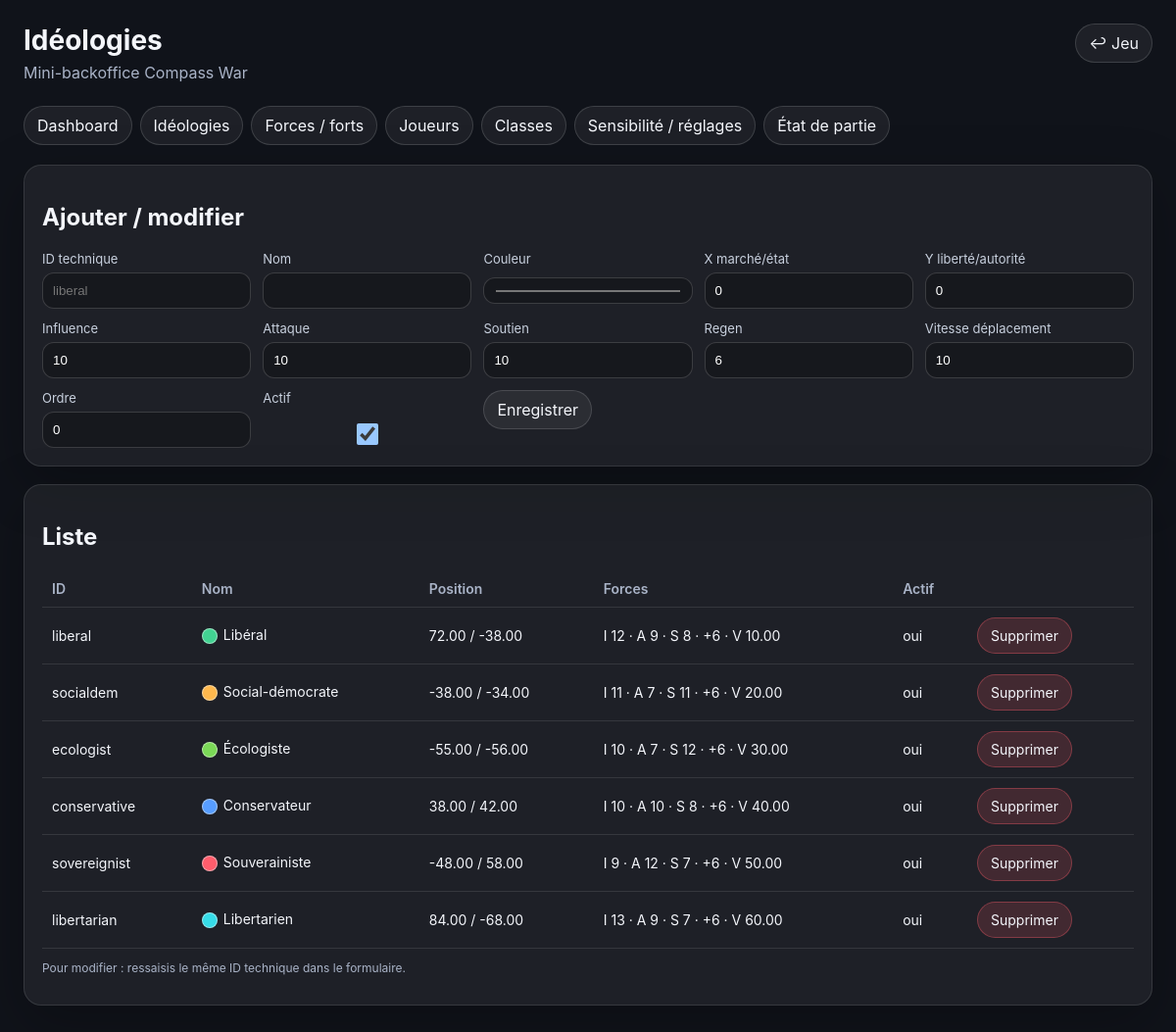
/admin/ideologies.php, run on the app's committed database.
### tables this page shows
CREATE TABLE IF NOT EXISTS pcw_ideologies (
  id VARCHAR(64) NOT NULL PRIMARY KEY,
  name VARCHAR(120) NOT NULL,
  color VARCHAR(20) NOT NULL DEFAULT '#ffffff',
  x DECIMAL(8,2) NOT NULL DEFAULT 0,
  y DECIMAL(8,2) NOT NULL DEFAULT 0,
  influence_power INT NOT NULL DEFAULT 10,
  attack_power INT NOT NULL DEFAULT 10,
  repair_power INT NOT NULL DEFAULT 10,
  regen INT NOT NULL DEFAULT 6,
  move_speed DECIMAL(8,2) NOT NULL DEFAULT 10,
  enabled TINYINT(1) NOT NULL DEFAULT 1,
  sort_order INT NOT NULL DEFAULT 0,
  created_at DATETIME NOT NULL DEFAULT CURRENT_TIMESTAMP,
  updated_at DATETIME NULL DEFAULT NULL ON UPDATE CURRENT_TIMESTAMP
);

### admin/ideologies.php (the view, shortened to what this page needs)
<?php
require_once __DIR__ . '/_helpers.php';
try {
    $db = pcw_db();
    $rows = $db->query('SELECT * FROM pcw_ideologies ORDER BY sort_order, name')->fetchAll();
    pcw_admin_header('Idéologies');
    echo '<section class="card"><h2>Ajouter / modifier</h2><form method="post" class="grid"><label>ID technique<input name="id" placeholder="liberal"></label><label>Nom<input name="name" required></label><label>Couleur<input name="color" type="color" value="#42d392"></label><label>X marché/état<input name="x" type="number" min="-100" max="100" step="1" value="0"></label><label>Y liberté/autorité<input name="y" type="number" min="-100" max="100" step="1" value="0"></label><label>Influence<input name="influence_power" type="number" value="10"></label><label>Attaque<input name="attack_power" type="number" value="10"></label><label>Soutien<input name="repair_power" type="number" value="10"></label><label>Regen<input name="regen" type="number" value="6"></label><label>Vitesse déplacement<input name="move_speed" type="number" step="0.5" value="10"></label><label>Ordre<input name="sort_order" type="number" value="0"></label><label><span>Actif</span><input name="enabled" type="checkbox" checked></label><div><button class="button" type="submit">Enregistrer</button></div></form></section>';
    echo '<section class="card"><h2>Liste</h2><table><thead><tr><th>ID</th><th>Nom</th><th>Position</th><th>Forces</th><th>Actif</th><th></th></tr></thead><tbody>';
    foreach ($rows as $row) {
        echo '<tr><td>' . pcw_h($row['id']) . '</td><td><span class="color-dot" style="background:' . pcw_h($row['color']) . '"></span>' . pcw_h($row['name']) . '</td><td>' . pcw_h($row['x']) . ' / ' . pcw_h($row['y']) . '</td><td>I ' . pcw_h($row['influence_power']) . ' · A ' . pcw_h($row['attack_power']) . ' · S ' . pcw_h($row['repair_power']) . ' · +' . pcw_h($row['regen']) . ' · V ' . pcw_h($row['move_speed'] ?? 10) . '</td><td>' . ($row['enabled'] ? 'oui' : 'non') . '</td><td><form method="post" class="inline-actions"><input type="hidden" name="action" value="delete"><input type="hidden" name="id" value="' . pcw_h($row['id']) . '"><button class="button danger" type="submit">Supprimer</button></form></td></tr>';
    }
    echo '</tbody></table><p class="small">Pour modifier : ressaisis le même ID technique dans le formulaire.</p></section>';
    pcw_admin_footer();
} catch (Throwable $error) {
    pcw_admin_header('Idéologies');
    echo '<div class="error">Erreur : ' . pcw_h($error->getMessage()) . '</div>';
    pcw_admin_footer();
}

### admin/_helpers.php (shortened to what this page needs)
<?php
function pcw_admin_header(string $title): void {
    echo '<!doctype html><html lang="fr"><head><meta charset="utf-8"><meta name="viewport" content="width=device-width, initial-scale=1"><title>' . htmlspecialchars($title) . ' - Compass Admin</title><link rel="stylesheet" href="admin.css"></head><body><div class="admin-shell">';
    echo '<header class="admin-header"><div><h1>' . htmlspecialchars($title) . '</h1><p>Mini-backoffice Compass War</p></div><a class="button" href="../index.html">↩ Jeu</a></header>';
    echo '<nav class="nav"><a href="index.php">Dashboard</a><a href="ideologies.php">Idéologies</a><a href="forts.php">Forces / forts</a><a href="players.php">Joueurs</a><a href="classes.php">Classes</a><a href="settings.php">Sensibilité / réglages</a><a href="state.php">État de partie</a></nav>';
}
function pcw_admin_footer(): void {
    echo '</div></body></html>';
}
function pcw_h(mixed $value): string {
    return htmlspecialchars((string)$value, ENT_QUOTES, 'UTF-8');
}

### admin/admin.css (style rules this page uses)
:root { color-scheme: dark; font-family: Inter, system-ui, -apple-system, BlinkMacSystemFont, "Segoe UI", sans-serif; }
body { margin: 0; background: #10131a; color: #f4f6fb; }
a { color: #74c7ff; text-decoration: none; }
.admin-shell { max-width: 1180px; margin: 0 auto; padding: 24px; }
.admin-header { display: flex; justify-content: space-between; gap: 16px; align-items: flex-start; margin-bottom: 24px; }
.admin-header h1 { margin: 0 0 6px; font-size: 28px; }
.admin-header p { margin: 0; color: #a9b3c7; }
.nav { display: flex; flex-wrap: wrap; gap: 8px; margin-bottom: 20px; }
.nav a, .button { border: 1px solid rgba(255,255,255,.14); border-radius: 999px; padding: 9px 13px; background: rgba(255,255,255,.06); color: #f4f6fb; cursor: pointer; font: inherit; }
.card { background: rgba(255,255,255,.06); border: 1px solid rgba(255,255,255,.11); border-radius: 18px; padding: 18px; margin-bottom: 18px; box-shadow: 0 18px 55px rgba(0,0,0,.25); }
.grid { display: grid; grid-template-columns: repeat(auto-fit, minmax(180px, 1fr)); gap: 12px; }
label { display: grid; gap: 6px; color: #c8d0de; font-size: 13px; }
input, select { width: 100%; box-sizing: border-box; border-radius: 12px; border: 1px solid rgba(255,255,255,.16); background: rgba(0,0,0,.25); color: #fff; padding: 10px; }
input[type="checkbox"] { width: auto; }
table { width: 100%; border-collapse: collapse; font-size: 14px; }
th, td { padding: 10px; border-bottom: 1px solid rgba(255,255,255,.10); text-align: left; vertical-align: middle; }
th { color: #a9b3c7; font-weight: 600; }
.inline-actions { display: flex; flex-wrap: wrap; gap: 8px; align-items: center; }
.danger { background: rgba(255, 93, 108, .16); border-color: rgba(255, 93, 108, .35); }
.small { color: #a9b3c7; font-size: 12px; }
.color-dot { display: inline-block; width: 14px; height: 14px; border-radius: 999px; border: 1px solid rgba(255,255,255,.45); vertical-align: middle; margin-right: 6px; }

### data on the page
pcw_ideologies: id "liberal", name "Libéral", x "72.00", y "-38.00", influence_power "12", attack_power "9", repair_power "8", regen "6", move_speed "10.00", enabled "oui"
pcw_ideologies: id "socialdem", name "Social-démocrate", x "-38.00", y "-34.00", influence_power "11", attack_power "7", repair_power "11", regen "6", move_speed "20.00", enabled "oui"
pcw_ideologies: id "ecologist", name "Écologiste", x "-55.00", y "-56.00", influence_power "10", attack_power "7", repair_power "12", regen "6", move_speed "30.00", enabled "oui"
pcw_ideologies: id "conservative", name "Conservateur", x "38.00", y "42.00", influence_power "10", attack_power "10", repair_power "8", regen "6", move_speed "40.00", enabled "oui"
pcw_ideologies: id "sovereignist", name "Souverainiste", x "-48.00", y "58.00", influence_power "9", attack_power "12", repair_power "7", regen "6", move_speed "50.00", enabled "oui"
pcw_ideologies: id "libertarian", name "Libertarien", x "84.00", y "-68.00", influence_power "13", attack_power "9", repair_power "7", regen "6", move_speed "60.00", enabled "oui"

### other printed values
$title "Idéologies"
